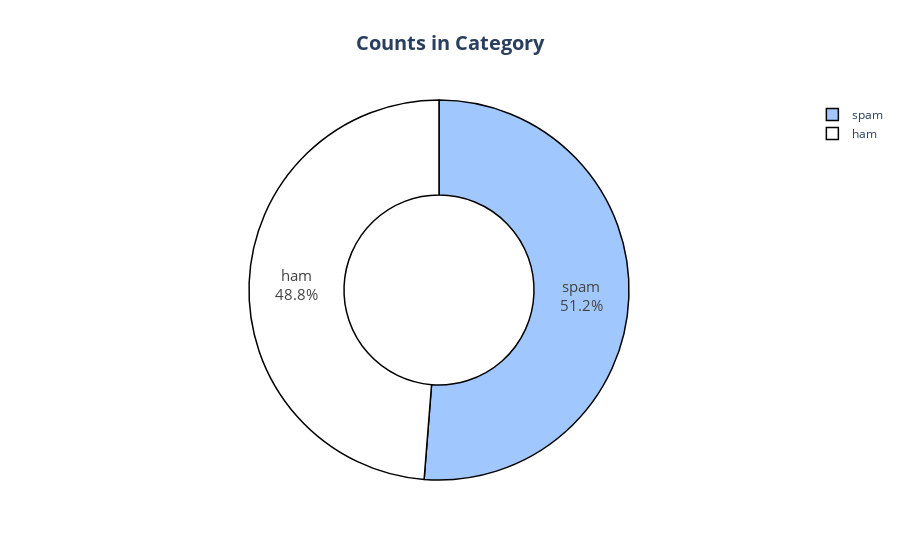

Here is the notebook cell this chart was saved with:
### Code cell
fig = px.pie(df, names = "Category",
             title = "<b>Counts in Category</b>",
             color_discrete_sequence=px.colors.sequential.Blackbody_r,
             hole = 0.5)

fig.update_layout(title_x = 0.5,
                  title_font = dict(size = 20))

fig.update_traces(textposition='inside',
                  textinfo='percent+label',    
                  textfont_size=15,                  
                  marker=dict(line=dict(color='#000000', width = 1.5)))


fig.show()

### Figure 1 — Plotly figure (JSON) as saved in the notebook; plotly's stock layout.template omitted (floating-point values rounded to 4 significant figures; data arrays with more than 128 entries replaced by an {"elided": "..."} marker saying what was removed)
{"data": [{"domain": {"x": [0, 1], "y": [0, 1]}, "hole": 0.5, "hovertemplate": "Category=%{label}<extra></extra>", "labels": {"elided": "9897 str values"}, "legendgroup": "", "marker": {"line": {"color": "#000000", "width": 1.5}}, "name": "", "showlegend": true, "textfont": {"size": 15}, "textinfo": "percent+label", "textposition": "inside", "type": "pie"}], "layout": {"legend": {"tracegroupgap": 0}, "piecolorway": ["rgb(160,200,255)", "rgb(255,255,255)", "rgb(230,210,0)", "rgb(230,0,0)", "rgb(0,0,0)"], "title": {"font": {"size": 20}, "text": "<b>Counts in Category</b>", "x": 0.5}}}
